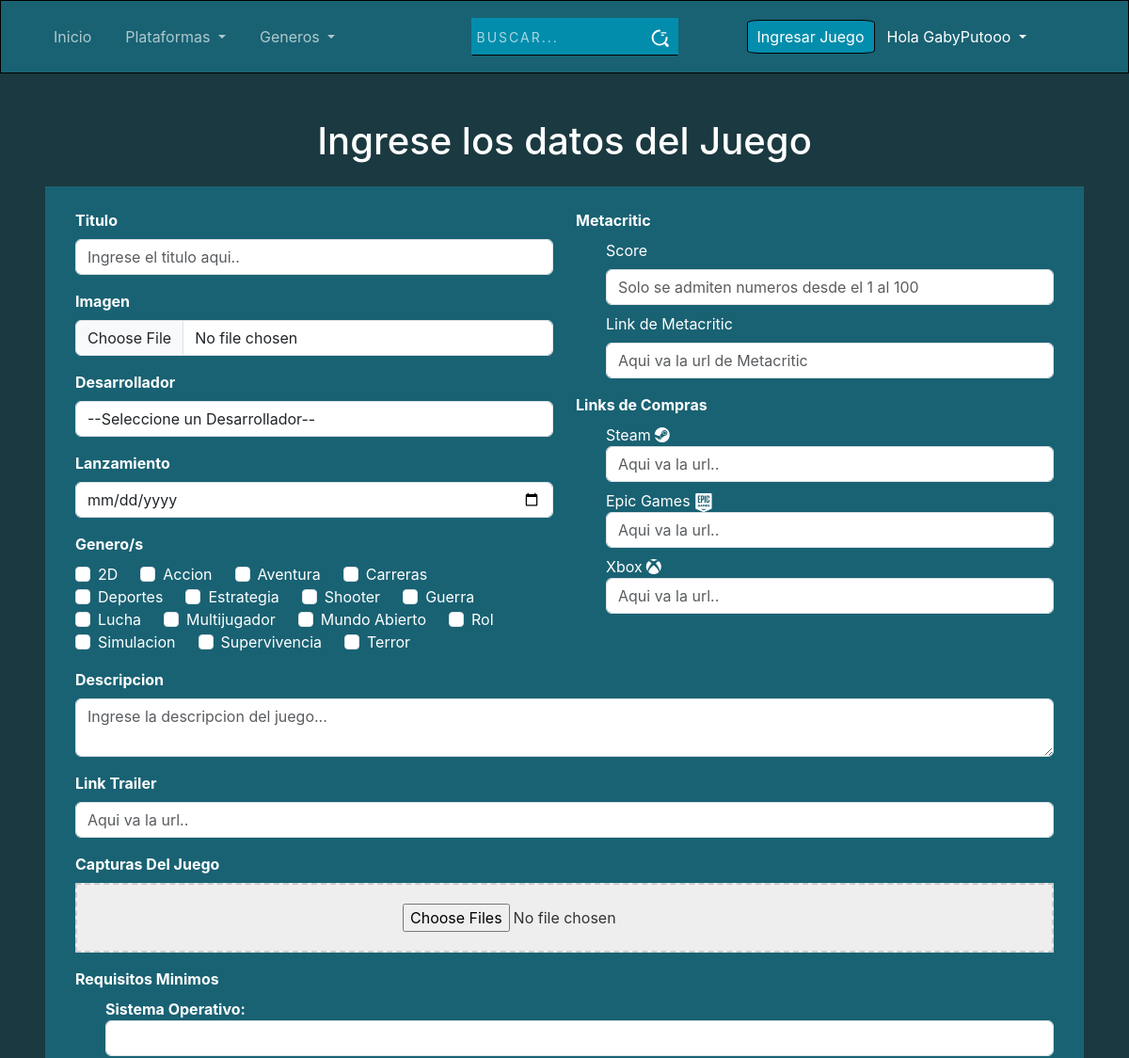
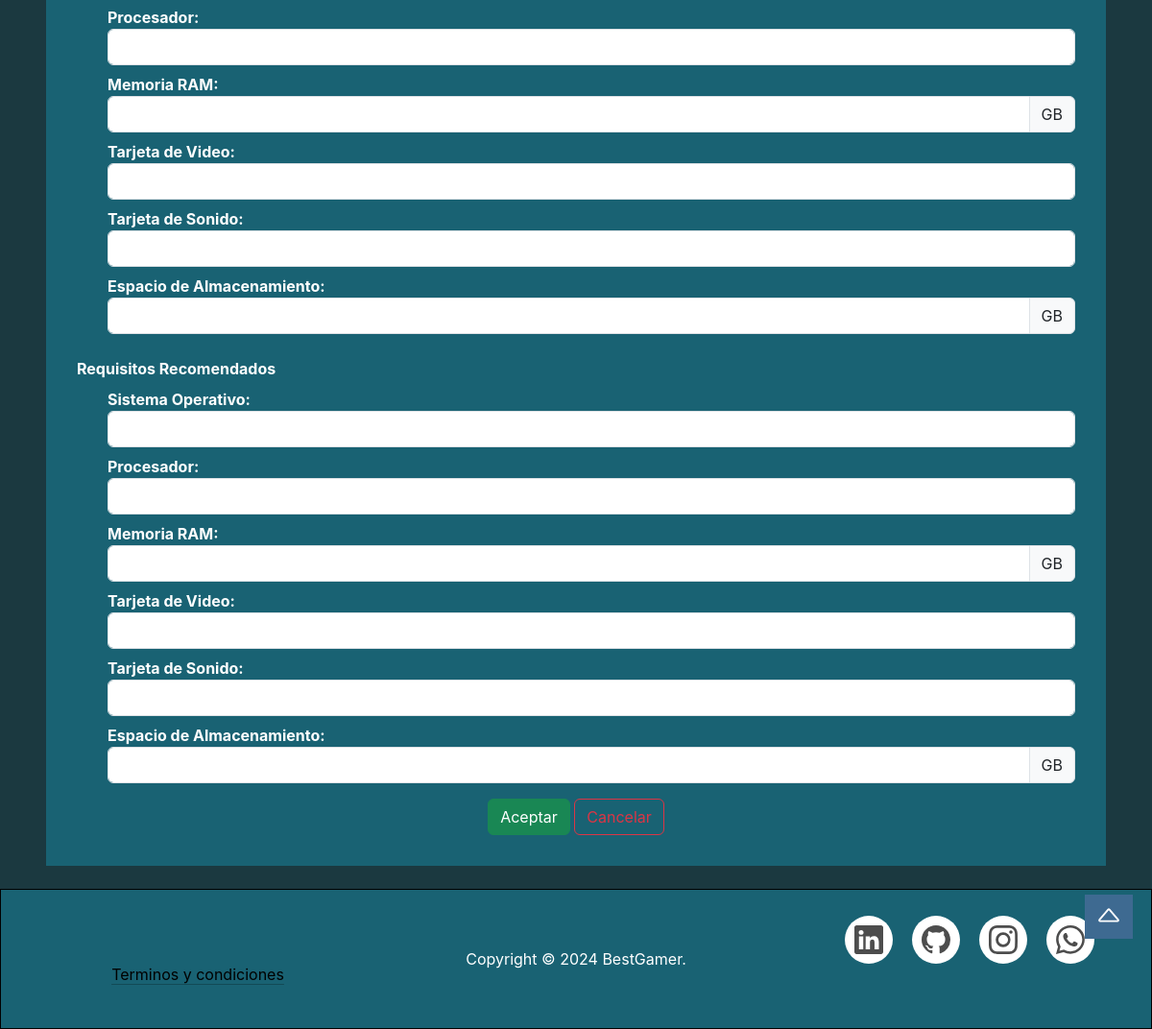
Screenshot of /PHP/Juegos/admin_juegos/ingreso_juegos.php (signed in) with the database file from the repository (2 pictures, top to bottom).
### tables this page shows
CREATE TABLE `usuarios` (
  `id_usuario` int(30) NOT NULL,
  `mail` varchar(60) NOT NULL,
  `usuario` varchar(60) NOT NULL,
  `contrasenia` varchar(60) NOT NULL,
  `id_rol` int(10) NOT NULL
);

CREATE TABLE `generos` (
  `id_genero` int(20) NOT NULL,
  `genero` varchar(60) NOT NULL
);

### PHP/Juegos/admin_juegos/ingreso_juegos.php (the view, shortened to what this page needs)
<?php include "C:/xampp/htdocs/repo/PHP/include/header.php"?>
<link rel="stylesheet" href="/repo/CSS/form.css">
<h1 class="text-center">Ingrese los datos del Juego</h1>
<form action="val_juego.php" method="post" class="formulario mx-5" enctype="multipart/form-data">
    <div class="row">
        <div class="col-sm-6">
            <div class="mb-3">
                <label class="form-label"><strong>Titulo</strong></label>
                <input type="text" name="titulo" class="form-control" REQUIRED placeholder="Ingrese el titulo aqui..">
            </div>
            <div class="mb-3">
                <label class="form-label"><strong>Imagen</strong></label>
                <input type="file" id="img_portada" name="img_portada" class="form-control col-md-4" REQUIRED>
            </div>
            <div class="mb-3">
                <label class="form-label"><strong>Desarrollador</strong></label>
                <select name="desarrollador" class="form-control" id="desarrollador-select" REQUIRED>
                    <option value="0">--Seleccione un Desarrollador--</option>
                </select>
            </div>
            <div class="mb-3">
                <label class="form-label"><strong>Lanzamiento</strong></label>
                <input type="date" name="lanzamiento" class="form-control" REQUIRED>
            </div>
            <div class="mb-3">
                <label class="form-label"><strong>Genero/s</strong></label>
                <div class="form-check">
                    <?php
                    $sql = "SELECT * FROM generos";
                    $result = mysqli_query($con, $sql);
                    while ($row = mysqli_fetch_assoc($result)) {
                        echo "<label class='form-check-label me-5'>".$row['genero']." <input class='form-check-input' type='checkbox' name='generos[]' value='".$row['genero']."'></label>";
                    }
                ?>
                </div>
            </div>
        </div>
        <div class="col-sm-6">
            <div class="mb-3">
                <label class="form-label"><strong>Metacritic</strong></label>
                <div class="mb-1">
                    <ul>
                        <label class="form-label">Score</label>
                        <li class="input-group mb-2"><input type="number" name="score" class="form-control" min="1" max="100" placeholder="Solo se admiten numeros desde el 1 al 100" REQUIRED>
                        </li>
                        <label class="form-label">Link de Metacritic</label>
                        <li class="input-group mb-2"><input type="url" name="metacritic"
                                placeholder="Aqui va la url de Metacritic" data-validation="url" class="form-control"
                                REQUIRED></li>
                    </ul>
                </div>
            </div>
            <div class="mb-3">
                <label class="form-label"><strong>Links de Compras</strong></label>
                <div class="mb-1">
                    <ul>
                    <label class="me-1">Steam</label><i class="bi bi-steam"></i>
                    <li class="input-group mb-2"><input type="url" name="steam" placeholder="Aqui va la url.." data-validation="url"
                        class="form-control"></li>
                    <label class="me-1">Epic Games</label><img class="bi epic" src="/repo/img/logo_epic.svg"
                    alt="Logo epic games, Epic Games, juegos, compra videojuegos">
                    <li class="input-group mb-2"><input type="url" name="epic" placeholder="Aqui va la url.." data-validation="url"
                        class="form-control"></li>
                    <label class="me-1">Xbox</label><i class="bi bi-xbox"></i>
                    <li class="input-group mb-2"><input type="url" name="xbox" placeholder="Aqui va la url.." data-validation="url"
                        class="form-control"></li>
                    </ul>
                </div>
            </div>
        </div>
    </div>
    <div class="mb-3">
        <label class="form-label"><strong>Descripcion</strong></label>
        <textarea name="descripcion" placeholder="Ingrese la descripcion del juego..." class="form-control"
            REQUIRED></textarea>
    </div>
    <div class="mb-3">
        <label class="form-label"><strong>Link Trailer</strong></label>
        <input type="url" name="trailer" placeholder="Aqui va la url.." data-validation="url" class="form-control"
            REQUIRED>
    </div>
    <div class="mb-3">
        <label class="form-label"><strong>Capturas Del Juego</strong></label>
        <div id="my-dropzone" class="dropzone">
            <div class="fallback">
                <input id="cargarJuego" name="cargarJuego" type="file" multiple />
            </div>
        </div>
    </div>
    <div class="mb-4">
        <label class="form-label"><strong>Requisitos Minimos</strong></label>
        <ul>
            <strong>Sistema Operativo:</strong>
            <li class="input-group mb-2"><input type="text" name="so-min" class="form-control" REQUIRED>
            </li>
            <strong>Procesador:</strong>
            <li class="input-group mb-2"><input type="text" name="proce-min" class="form-control" REQUIRED></li>
            <strong>Memoria RAM:</strong>
            <li class="input-group mb-2"><input type="number" name="ram-min" class="form-control" REQUIRED><span
                    class="input-group-text" id="basic-addon1">GB</span></li>
            <strong>Tarjeta de Video:</strong>
            <li class="input-group mb-2"><input type="text" name="video-min" class="form-control" REQUIRED>
            </li>
            <strong>Tarjeta de Sonido:</strong>
            <li class="input-group mb-2"><input type="text" name="audio-min" class="form-control" REQUIRED></li>
            <strong>Espacio de Almacenamiento:</strong>
            <li class="input-group mb-2"><input type="number" name="espacio-min" class="form-control" REQUIRED><span
                    class="input-group-text" id="basic-addon1">GB</span></li>
        </ul>
    </div>
    <div class="mb-3">
        <label class="form-label"><strong>Requisitos Recomendados</strong></label>
        <ul>
            <strong>Sistema Operativo:</strong>
            <li class="input-group mb-2"><input type="text" name="so" class="form-control" REQUIRED></li>
            <strong>Procesador:</strong>
            <li class="input-group mb-2"><input type="text" name="proce" class="form-control" REQUIRED>
            </li>
            <strong>Memoria RAM:</strong>
            <li class="input-group mb-2"><input type="number" name="ram" class="form-control" REQUIRED><span
                    class="input-group-text" id="basic-addon1">GB</span>
            </li>
            <strong>Tarjeta de Video:</strong>
            <li class="input-group mb-2"><input type="text" name="video" class="form-control" REQUIRED>
            </li>
            <strong>Tarjeta de Sonido:</strong>
            <li class="input-group mb-2"><input type="text" name="audio" class="form-control" REQUIRED>
            </li>
            <strong>Espacio de Almacenamiento:</strong>
            <li class="input-group mb-2"><input type="number" name="espacio" class="form-control" REQUIRED><span
                    class="input-group-text" id="basic-addon1">GB</span></li>
        </ul>
    </div>
    <div class="text-center mb-2">
        <button type="submit" name="aceptar" id="cargarJuego" class="btn btn-success">Aceptar</button>
        <button type="reset" class="btn btn-outline-danger">Cancelar</button>
    </div>
</form>
<?php include "C:/xampp/htdocs/repo/PHP/include/footer.php"?>

### PHP/include/header.php (shortened to what this page needs)
<?php include "C:/xampp/htdocs/repo/PHP/conexion/conexion.php";
session_start();?>
<!DOCTYPE html>
<html lang="en">
<head>
    <link href="https://cdn.jsdelivr.net/npm/bootstrap@5.3.3/dist/css/bootstrap.min.css" rel="stylesheet"
>
    <link rel="stylesheet" href="https://cdn.jsdelivr.net/npm/bootstrap-icons@1.7.2/font/bootstrap-icons.css">
    <link rel="stylesheet" href="/repo/CSS/header_footer.css">
    <link rel="stylesheet" href="/repo/CSS/index.css">
    <link rel="stylesheet" href="https://cdn.datatables.net/2.1.8/css/dataTables.dataTables.min.css">
    <link rel="stylesheet" href="https://unpkg.com/dropzone@5/dist/min/dropzone.min.css" type="text/css" />
</head>
<body>
    <header class="header" data-bs-theme="dark">
        <nav class="navbar navbar-expand-lg">
            <div class="container-fluid">
                <div class="collapse navbar-collapse" id="navbarSupportedContent">
                    <ul class="navbar-nav me-auto mb-2 mb-lg-0">
                        <li class="nav-item op">
                            <a class="nav-link" aria-current="page" href="/repo/PHP/index.php">Inicio</a>
                        </li>
                        <li class="nav-item dropdown op">
                            <a class="nav-link dropdown-toggle" href="#" role="button" data-bs-toggle="dropdown"
                                aria-expanded="false">
                                Plataformas
                            </a>
                        </li>
                        <li class="nav-item dropdown op">
                            <a class="nav-link dropdown-toggle" href="#" role="button" data-bs-toggle="dropdown"
                                aria-expanded="false">
                                Generos
                            </a>
                        </li>
                    </ul>
                    <form class="d-flex search" role="search">
                        <div class="input-container">
                            <input type="text" name="text" class="input" placeholder="Buscar...">
                            <span class="icon">
                            </span>
                        </div>
                    </form>
                    <?php
                    if(isset($_SESSION['admin'])){
                        $stmt = $con->prepare("SELECT usuario FROM usuarios WHERE mail = ?");
                        $stmt->bind_param("s", $_SESSION['admin']);
                        $stmt->execute();
                        $result = $stmt->get_result();
                        if ($result->num_rows > 0) {
                            $row = $result->fetch_assoc();
                            $user = $row['usuario'];
                        } else {
                            echo "No se encontró ningún usuario con ese correo.";
                        }
                        ?>
                    <a href="/repo/PHP/Juegos/admin_juegos/ingreso_juegos.php"><button class="inicioSesion mr-2"
                            type="button">Ingresar Juego</button></a>
                    <ul class="navbar-nav me-auto mb-2 mb-lg-0">
                        <li class="dropdown">
                            <?php echo "<a class='nav-link dropdown-toggle text-white' role='button' data-bs-toggle='dropdown'
                                aria-expanded='false'>
                                Hola ". $user ."
                            </a>";?>
                        </li>
                    </ul>
                    <?php } else if (isset($_SESSION['usuario'])){
                        $stmt = $con->prepare("SELECT usuario FROM usuarios WHERE mail = ?");
                        if ($stmt === false) {
                            die("Error en la preparación de la consulta: " . $con->error);
                        }
                        $stmt->bind_param("s", $_SESSION['usuario']);
                        $stmt->execute();
                        $result = $stmt->get_result();
                        if ($result->num_rows > 0) {
                            $row = $result->fetch_assoc();
                            $user = $row['usuario'];
                        } else {
                            echo "No se encontró ningún usuario con ese correo.";
                        }
                        $stmt->close();?>
                    <ul class="navbar-nav me-auto mb-2 mb-lg-0">
                        <li class="dropdown">
                            <?php echo "<a class='nav-link dropdown-toggle text-white' role='button' data-bs-toggle='dropdown'
                                aria-expanded='false'>
                                Hola ". $user ."
                            </a>";?>
                            <ul class="dropdown-menu ">
                                <li><a href="/repo/PHP/login/edit.php" class="dropdown-item">Editar
                                        Nombre</a></li>
                                <li><a href="/repo/PHP/login/logout.php" class="dropdown-item">Cerrar
                                        Sesión</a></li>
                            </ul>
                        </li>
                    </ul>
                    <?php } else {?>
                    <a href="/repo/PHP/login.php"><button class="inicioSesion" type="button">Iniciar sesión</button></a>
                    <?php }?>
                </div>
            </div>
        </nav>
    </header>

### rows the page displays
usuarios: usuario "GabyPutooo"
generos: genero "2D"
generos: genero "Accion"
generos: genero "Aventura"
generos: genero "Carreras"
generos: genero "Deportes"
generos: genero "Estrategia"
generos: genero "Shooter"
generos: genero "Guerra"
generos: genero "Lucha"
generos: genero "Multijugador"
generos: genero "Mundo Abierto"
generos: genero "Rol"
generos: genero "Simulacion"
generos: genero "Supervivencia"
generos: genero "Terror"
